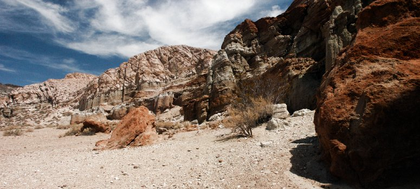
%> input picture data/canyon.png, 420 x 189 px, shrunk from 775 x 348 before the run
$ octave --eval "myHE;"   (GNU Octave 9; MATLAB toolbox functions it lacks are replaced by stand-ins)
%> lines starting %> are read from the running program, lines starting %| are printed output that depends on the picture
function myHE()
%UNTITLED3 Summary of this function goes here
%   Detailed explanation goes here
image1 = imread('data\canyon.png');	% given image read into matrix image
%> image1 is the input picture: size 189x420x3 uint8; mean R, G, B 121.8, 109.4, 101.3
channelCount = size(image1 ,3);
%> channelCount = 3
for l = 1:channelCount
    image = image1(:,:,l);
    frequency = zeros(256, 1);		% frequency  for each value
    probability = zeros(256 ,1);	% probability of each value
    cdf = zeros(256 ,1);			% cdf
    cumFreq = zeros(256,1);
    hmImage = uint8(zeros (size(image ,1),size(image ,2))); 	% intializatiing histogram equalized image

    numPixels = size(image ,1)* size(image , 2);

    rowCount = size(image ,1);
    columnCount = size(image ,2);

    % probability calculation for each value

    for i = 1:rowCount
        for j = 1:columnCount
            v = image(i,j);
            frequency(v + 1) = frequency ( v + 1) + 1;
            probability(v + 1) = probability ( v + 1) + 1/numPixels;
        end
    end

    % cum probability at start
    sum = 0;
    % cumulative distribution of probability calculation
    % cdfStep to get
    for i = 1: 256
        sum = sum + frequency(i);
        cumFreq(i) = sum ;
        cdf(i) = cumFreq(i) /numPixels ;
        cdfStep(i) = round(cdf(i) *255);
    end

    % map
    for i = 1:rowCount
        for j = 1:columnCount
            hmImage(i,j) = cdfStep(image(i,j) +1);
        end
    end

    hmImage1(:, :, l) = hmImage;
end
%> this loop made 3 passes
%> pass 1, in myHE, `image = image1(:,:,l);`:
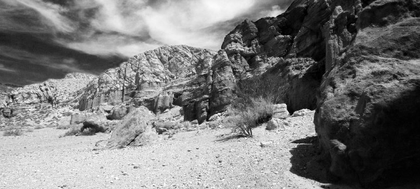
%> image: size 189x420 uint8; min 0, max 255, mean 121.8
%> pass 2, in myHE, `image = image1(:,:,l);`:
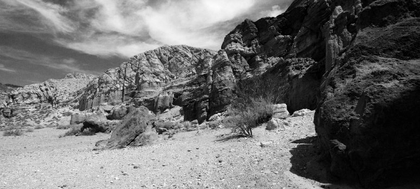
%> image: size 189x420 uint8; min 0, max 255, mean 109.4
%> pass 3, in myHE, `image = image1(:,:,l);`:
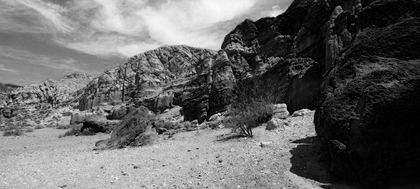
%> image: size 189x420 uint8; min 0, max 251, mean 101.3
%> after the loop:
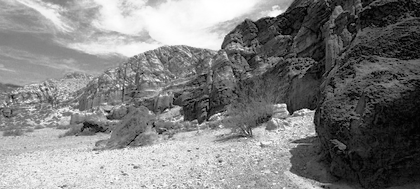
%> hmImage: size 189x420 uint8; min 3, max 255, mean 128.3
%> after the loop:
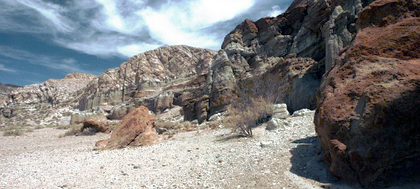
%> hmImage1: size 189x420x3 uint8; mean R, G, B 128.1, 128.1, 128.3
%> after the loop, cdf = 256 values from 0.0135 to 1; cdfStep = 256 values from 3 to 255; cumFreq = 256 values from 1068 to 79380; frequency = 256 values, max 1555 at index 4, min 0 at index 253, mean 310.1; probability = 256 values, max 0.0196 at index 4, min 0 at index 253, mean 0.00391


for i=1:channelCount
    subplot(channelCount,2,(2*i) -1);
    imshow (image1(:, :, i)); % phantom is a popular test image
    if (channelCount == 1)
        title('Original');
    elseif (i == 1)
        title('Original R');
    elseif (i == 2)
        title('Original G');
    else
        title('Original B');
    end
    daspect ([1 1 1]);
    axis tight;

    subplot(channelCount,2,2*i);
    imagesc (hmImage1(:,:,i)); % phantom is a popular test image
    if (channelCount == 1)
        title('Histogram Equalised');
    elseif (i == 1)
        title('Histogram Equalised R');
    elseif (i == 2)
        title('Histogram Equalised G');
    else
        title('Histogram Equalised B');
    end
    daspect ([1 1 1]);
    axis tight;
end
%> `myHE;`:
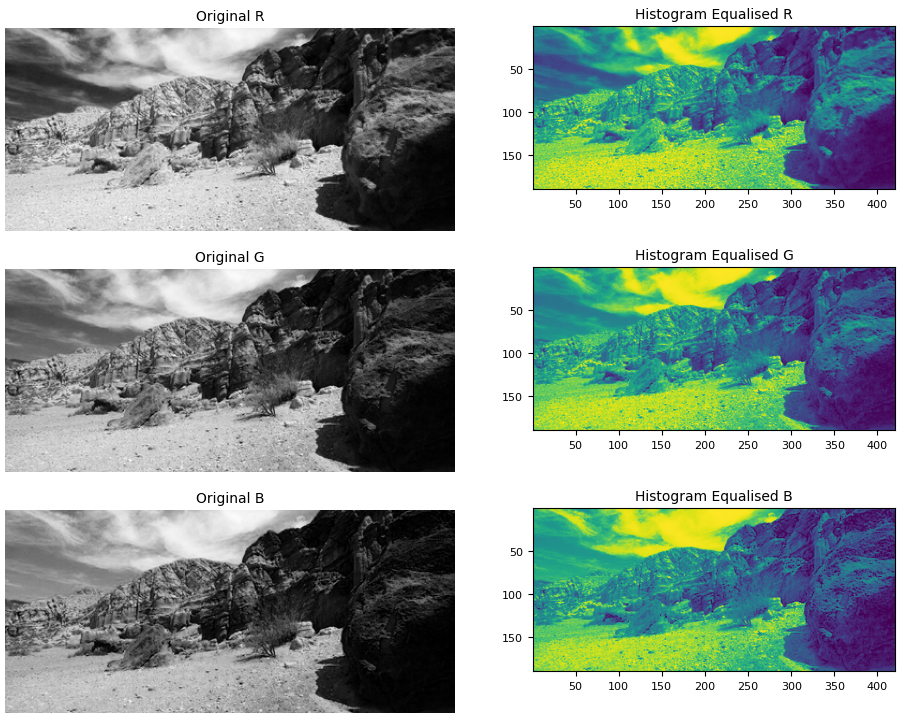
%> figure redrawn from the program's plot data, 6 panels

set(gcf,'Position',get(0,'ScreenSize'));%maximize figure
imwrite(hmImage1,'images\canyon_HE.png')
% [22 lines of commented-out code are left out]
end
